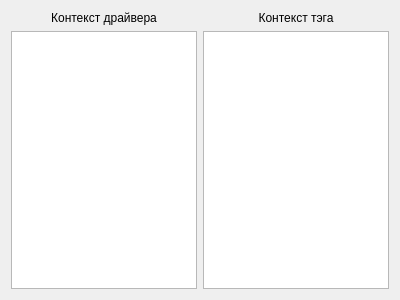
<?xml version="1.0" encoding="UTF-8"?>
<ui version="4.0">
 <class>FormDriverTables</class>
 <widget class="QWidget" name="FormDriverTables">
  <property name="geometry">
   <rect>
    <x>0</x>
    <y>0</y>
    <width>400</width>
    <height>300</height>
   </rect>
  </property>
  <property name="windowTitle">
   <string>Form</string>
  </property>
  <layout class="QHBoxLayout" name="horizontalLayout">
   <item>
    <layout class="QVBoxLayout" name="verticalLayout">
     <item>
      <widget class="QLabel" name="label">
       <property name="text">
        <string>Контекст драйвера</string>
       </property>
       <property name="alignment">
        <set>Qt::AlignCenter</set>
       </property>
      </widget>
     </item>
     <item>
      <widget class="QTableView" name="tvDriverContext"/>
     </item>
    </layout>
   </item>
   <item>
    <layout class="QVBoxLayout" name="verticalLayout_2">
     <item>
      <widget class="QLabel" name="label_2">
       <property name="text">
        <string>Контекст тэга</string>
       </property>
       <property name="alignment">
        <set>Qt::AlignCenter</set>
       </property>
      </widget>
     </item>
     <item>
      <widget class="QTableView" name="tvTagContext"/>
     </item>
    </layout>
   </item>
  </layout>
 </widget>
 <resources/>
 <connections/>
</ui>
